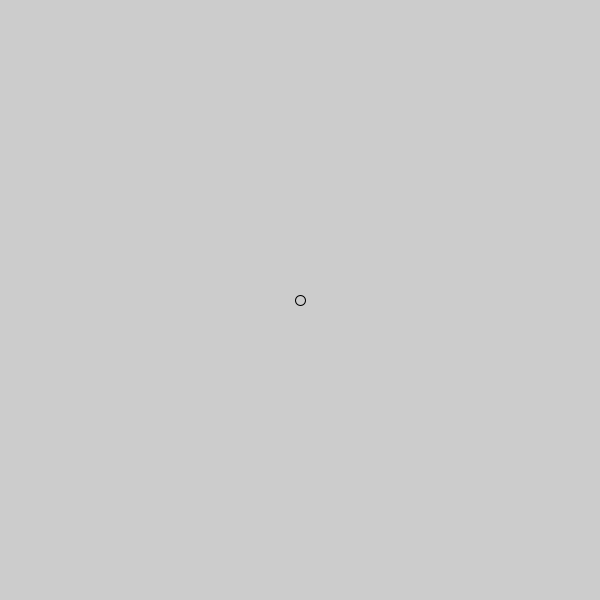
Frame 1 (no input)
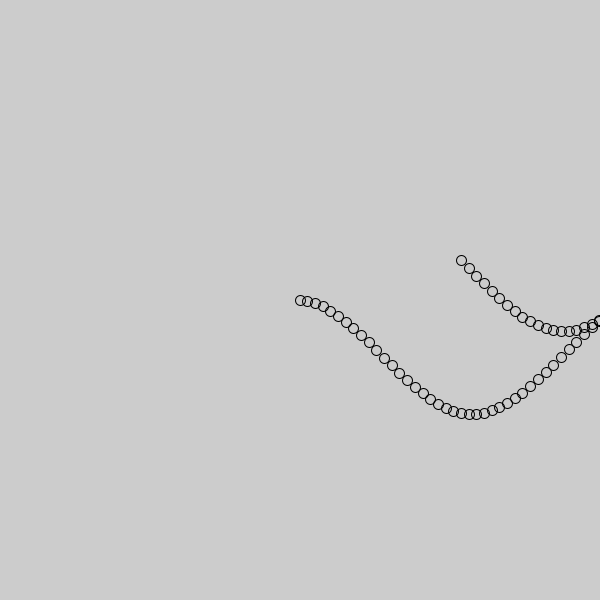
Frame 60 (the mouse pressed at the canvas centre just before this capture)
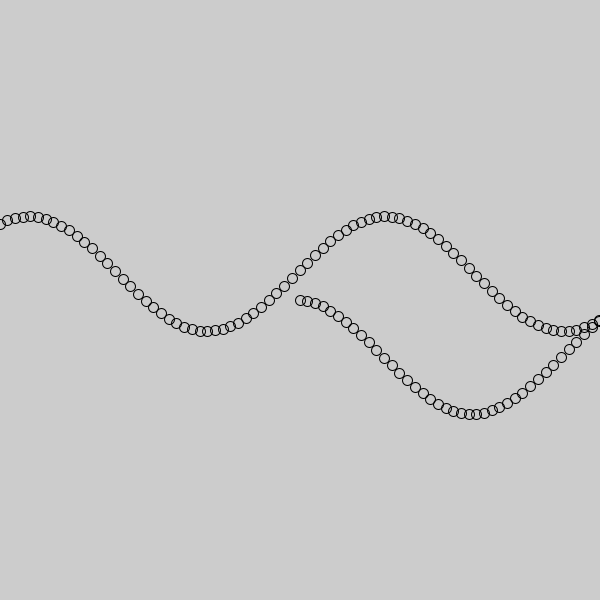
Frame 120 (the mouse held since frame 60 and released just before this capture)

The Processing sketch that drew these frames (run headless with seeded random() and noise(); from frame 60 on, the mouse is pressed at the canvas centre):

// Processing sketch: processing_113569
// ── processing_113569.pde

float xPos;
float yPos;
  
float x = 2;
float y = 2;
float r = random(12);
int m = 1;
  
void setup(){
size(600,600);
 
xPos = 300;
yPos = 300;
}
  
void draw(){
   
fill(255, 255, 255, 1);
ellipse(xPos,yPos, 10, 10);


y = y + r;
r = r * 1;
 
float xChange = cos(radians(r));
float yChange = sin(radians(y));
 
  xPos += xChange * r * (m);
  yPos += yChange * r * (m);
if( xPos>600 )
{
  m = m*(-1);
}
if (xPos<0)
{
  m = m*(-1);
}

  
 
}
